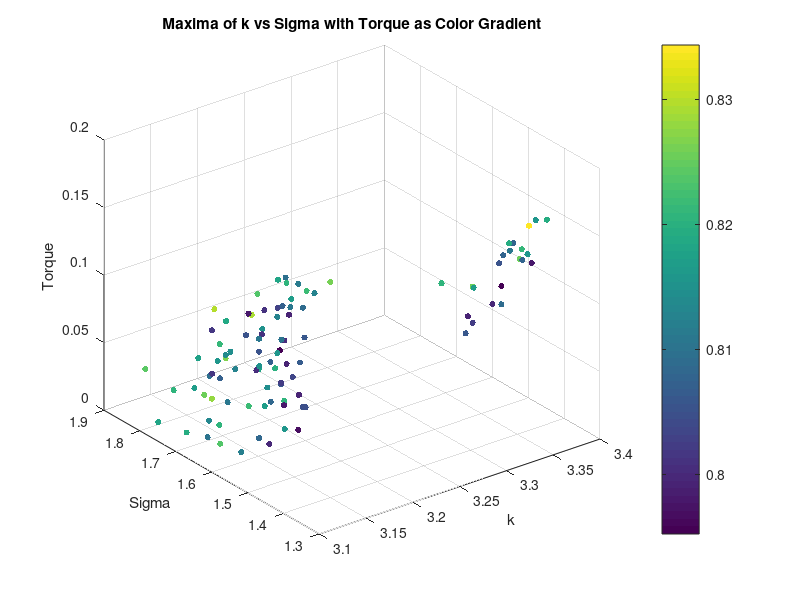
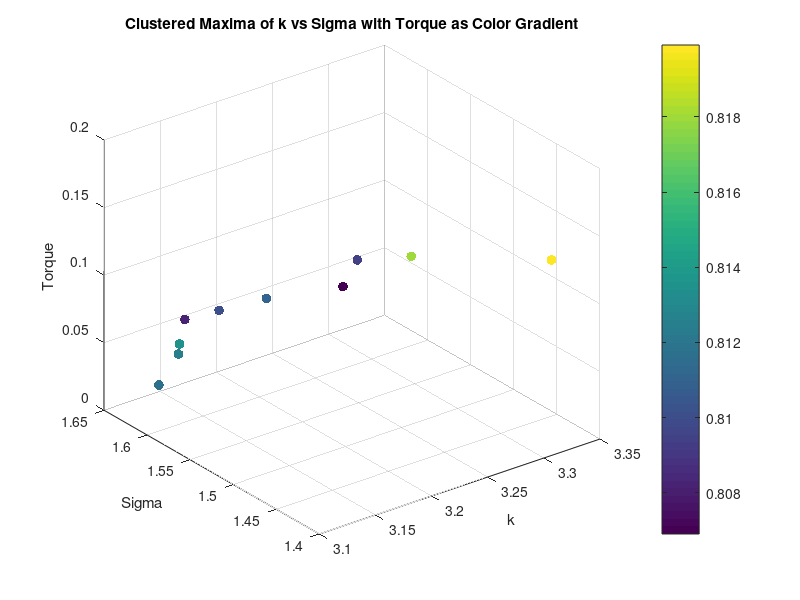
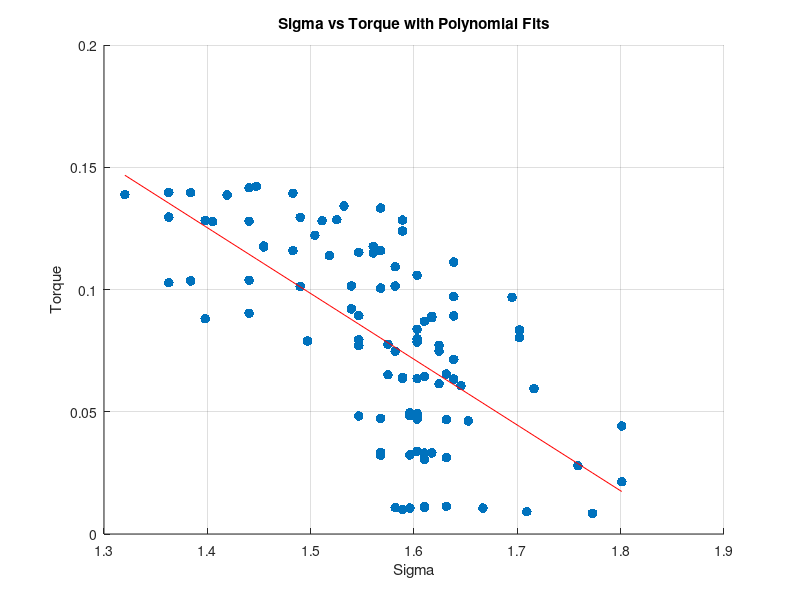
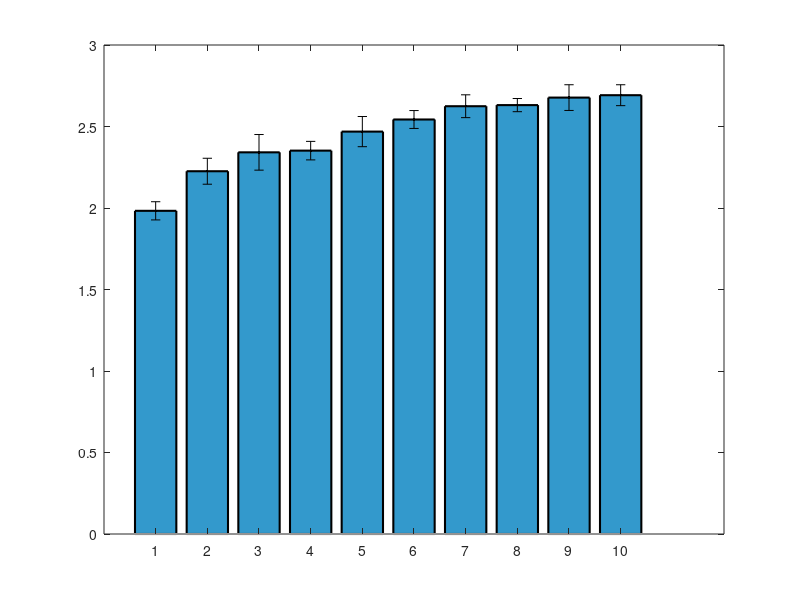

These figures' MATLAB source, in order: (Note: this script raises an error after producing the figures.)
clear all;
close all;


%% Torque Analysis
load('maxima_data.mat');
scatter3(maxima_k, maxima_sigma, torque_values, 20, maxima_corr, 'filled');
xlabel('k');
ylabel('Sigma');
zlabel('Torque');
title('Maxima of k vs Sigma with Torque as Color Gradient');
colorbar;
grid on;
% K means clustering of torque into 10 clusters, taking mean of each cluster k, sigma and corr too
[cluster_idx, cluster_centers] = kmeans(torque_values', 10);
% Take the mean of each cluster
torque_means = zeros(10, 1);
sigma_means = zeros(10, 1);
sigma_stds = zeros(10, 1);
k_means = zeros(10, 1);
corr_means = zeros(10, 1);
for i = 1:10
    torque_means(i) = mean(torque_values(cluster_idx == i));
    sigma_means(i) = mean(maxima_sigma(cluster_idx == i));
    k_means(i) = mean(maxima_k(cluster_idx == i));
    corr_means(i) = mean(maxima_corr(cluster_idx == i));
    sigma_stds(i) = std(maxima_sigma(cluster_idx == i));
end
% Plot the clusters
figure;
scatter3(k_means, sigma_means, torque_means, 50, corr_means, 'filled');
xlabel('k');
ylabel('Sigma');
zlabel('Torque');
title('Clustered Maxima of k vs Sigma with Torque as Color Gradient');
colorbar;
grid on;
% Ensure data is sorted for polyfit
[sigma_sorted, sort_idx] = sort(maxima_sigma);
torque_sorted = torque_values(sort_idx);
% Display correlation between torque and sigma
disp('Correlation between Torque and Sigma:');
disp(corr(torque_sorted', sigma_sorted'));
% Display correlation between torque and sigma^2
disp('Correlation between Torque and Sigma^2:');
disp(corr(torque_sorted', sigma_sorted'.^2));
% Polyfit for sigma vs torque (order 1 and 2)
p1_sigma = polyfit(sigma_sorted, torque_sorted, 1);
% Calculate fitted values and normalized MSE for sigma vs torque
fitted_torque_p1_sigma = polyval(p1_sigma, sigma_sorted);
mse_p1_sigma = mean((torque_sorted - fitted_torque_p1_sigma).^2);
nmse_p1_sigma = mse_p1_sigma / var(torque_sorted);
% Display results for sigma vs torque
disp('Sigma vs Torque:');
disp(['Order 1 nMSE: ', num2str(nmse_p1_sigma)]);
%display correlation between torque and sigma
% Plot for sigma vs torque with polynomial fits (first instance)
figure;
scatter(sigma_sorted, torque_sorted, 50, 'filled','DisplayName', 'Data');
hold on;
plot(sigma_sorted, fitted_torque_p1_sigma, '-r', 'DisplayName', ...
    ['Order 1 Fit: y = ', num2str(p1_sigma(1)), 'x + ', num2str(p1_sigma(2)), ...
    ', nMSE = ', num2str(nmse_p1_sigma)]);
xlabel('Sigma');
ylabel('Torque');
title('Sigma vs Torque with Polynomial Fits');
grid on;

%Plot means of sigma as bar plot with variance as error bars
figure;
[sorted_sigma_means,idx] = sort(sigma_means);
sorted_sigma_stds = sigma_stds(idx);
bar(sorted_sigma_means.^2, 'FaceColor', [0.2 0.6 0.8], 'EdgeColor', 'k', 'LineWidth', 1.5);
% Set the x-ticks to the cluster indices
hold on;
errorbar(sorted_sigma_means.^2,sorted_sigma_stds, 'k.', 'LineWidth', 1.5);
ylim([1.95 2.85]);

xlabel('Torque Number');
ylabel('Mean Sigma^2');
% % Ensure data is sorted for polyfit
% [sigma_sorted, sort_idx] = sort(sigma_means);
% torque_sorted = torque_means(sort_idx);
% %Display correlation between torque and sigma
% disp('Correlation between Torque and Sigma:');
% disp(corr(torque_sorted, sigma_sorted));
% %Display correlation between torque and sigma^2
% disp('Correlation between Torque and Sigma^2:');
% disp(corr(torque_sorted, sigma_sorted.^2));
% % Polyfit for sigma vs torque (order 1 and 2)
% p1_sigma = polyfit(sigma_sorted, torque_sorted, 1);
% p2_sigma = polyfit(sigma_sorted, torque_sorted, 2);
% % Calculate zitted values and normalized MSE for sigma vs torque
% fitted_torque_p1_sigma = polyval(p1_sigma, sigma_sorted);
% fitted_torque_p2_sigma = polyval(p2_sigma, sigma_sorted);
% mse_p1_sigma = mean((torque_sorted - fitted_torque_p1_sigma).^2);
% mse_p2_sigma = mean((torque_sorted - fitted_torque_p2_sigma).^2);
% nmse_p1_sigma = mse_p1_sigma / var(torque_sorted);
% nmse_p2_sigma = mse_p2_sigma / var(torque_sorted);
% % Display results for sigma vs torque
% disp('Sigma vs Torque:');
% disp(['Order 1 nMSE: ', num2str(nmse_p1_sigma)]);
% disp(['Order 2 nMSE: ', num2str(nmse_p2_sigma)]);
% % Plot for sigma vs torque with polynomial fits (second instance)
% figure;
% scatter(sigma_sorted, torque_sorted, 50, 'filled', 'DisplayName', 'Data');
% hold on;
% % plot(sigma_sorted, fitted_torque_p1_sigma, '-r', 'DisplayName', ...
% %     ['Order 1 Fit: y = ', num2str(p1_sigma(1)), 'x + ', num2str(p1_sigma(2)), ...
% %     ', nMSE = ', num2str(nmse_p1_sigma)]);
% % plot(sigma_sorted, fitted_torque_p2_sigma, '--g', 'DisplayName', ...
% %     ['Order 2 Fit: y = ', num2str(p2_sigma(1)), 'x^2 + ', num2str(p2_sigma(2)), ...
% %     'x + ', num2str(p2_sigma(3)), ', nMSE = ', num2str(nmse_p2_sigma)]);
% xlabel('Sigma');
% ylabel('Torque');
% title('Sigma vs Torque with Polynomial Fits');
% grid on;



% %% Diameter Analysis
% % Saved as diameter_value, k_values(max_k_idx), sigma_values(max_sigma_idx), max_val
% load('maxima_data_Diam.mat');

% figure;
% scatter3(maxima_matrix(:, 2), maxima_matrix(:, 3), maxima_matrix(:, 1), 50, maxima_matrix(:, 1), 'filled'); 
% xlabel('k');
% ylabel('Sigma');
% zlabel('Diameter');
% title('Maxima of k vs Sigma with Diameter as Color Gradient');
% colorbar;
% grid on;

% % K vs d
% % Ensure data is sorted for polyfit
% [k_sorted, sort_idx] = sort(maxima_matrix(:, 2));
% d_sorted = maxima_matrix(sort_idx, 1);
% % Display correlation between d and k
% disp('Correlation between Diameter and k:');
% disp(corr(d_sorted, k_sorted));

% %plot for k vs diam with polynomial fits
% figure;
% scatter(k_sorted, d_sorted, 50, 'filled', 'DisplayName', 'Data');
% grid on;
% hold on;
% p1_k = polyfit(k_sorted, d_sorted, 1);
% fitted_d_p1_k = polyval(p1_k, k_sorted);
% mse_p1_k = mean((d_sorted - fitted_d_p1_k).^2);
% nmse_p1_k = mse_p1_k / var(d_sorted);
% disp('Diameter vs k:');
% disp(['Order 1 nMSE: ', num2str(nmse_p1_k)]);
% % plot(k_sorted, fitted_d_p1_k, '-r', 'DisplayName', ...
% %     ['Order 1 Fit: y = ', num2str(p1_k(1)), 'x + ', num2str(p1_k(2)), ...
% %     ', nMSE = ', num2str(nmse_p1_k)]);
% xlabel('k');
% ylabel('Diameter');
% title('k vs Diameter with Polynomial Fits');


% % Compute mean and std of sigma for each unique diameter
% unique_diameters = unique(maxima_matrix(:, 1));
% sigma_means_diameter = zeros(size(unique_diameters));
% sigma_stds_diameter = zeros(size(unique_diameters));

% for i = 1:length(unique_diameters)
%     sigma_values_for_diameter = maxima_matrix(maxima_matrix(:, 1) == unique_diameters(i), 3);
%     sigma_means_diameter(i) = mean(sigma_values_for_diameter);
%     sigma_stds_diameter(i) = std(sigma_values_for_diameter);
% end

% % Bar plot of mean sigma with error bars for each diameter
% figure;
% bar(unique_diameters, sigma_means_diameter, 'FaceColor', [0.2 0.6 0.8], 'EdgeColor', 'k', 'LineWidth', 1.5);
% hold on;
% errorbar(unique_diameters, sigma_means_diameter, sigma_stds_diameter, 'k.', 'LineWidth', 1.5);
% xlabel('Diameter');
% ylabel('Mean Sigma');
% title('Mean Sigma for Each Diameter with Error Bars');
% grid on;
